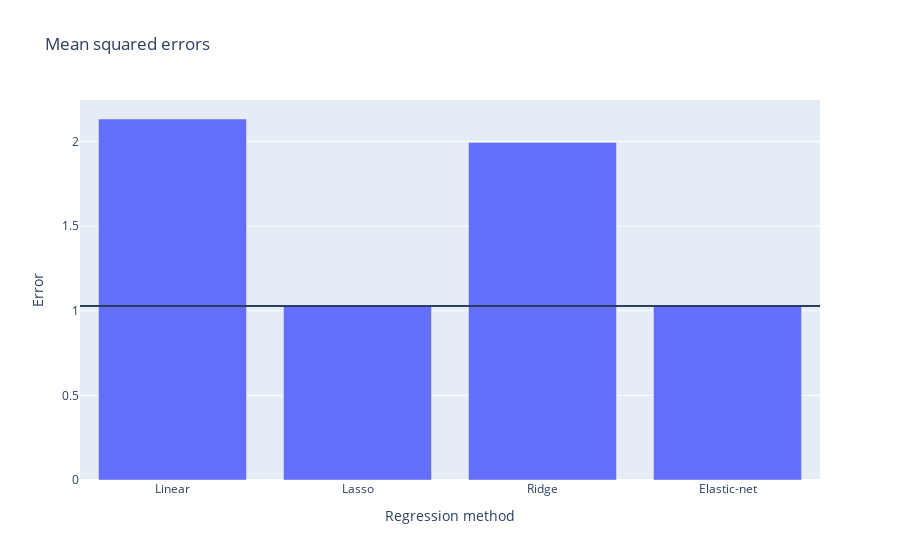

The notebook cell this image was saved under:
### Code cell
import plotly.express as px 
reg=Ridge(alpha=1.0,fit_intercept=False)
LinearR=LinearRegression(fit_intercept=False)
lassoR=Lasso(alpha=1.0,fit_intercept=False)
elastic=ElasticNet(alpha=1.0,l1_ratio=0.5,fit_intercept=False)

#linear regression
LinearR2=LinearR.fit(xtrain,ytrain)
Y_pred=LinearR2.predict(xtest)
LinearError=mean_squared_error(ytest,Y_pred,squared=True)
error1=np.subtract(ytest,Y_pred)**2
coeff1=LinearR2.coef_
#Ridge
RidgeR=reg.fit(xtrain,ytrain)
Y_predRidge=RidgeR.predict(xtest)
RidgeError=mean_squared_error(ytest,Y_predRidge,squared=True)
error2=np.subtract(ytest,Y_predRidge)**2
coeff2=RidgeR.coef_
#lasso
LassoR2=lassoR.fit(xtrain,ytrain)
Y_predLasso=LassoR2.predict(xtest)
LassoError=mean_squared_error(ytest,Y_predLasso,squared=True)
error3=np.subtract(ytest,Y_predLasso)**2
coeff3=LassoR2.coef_
#elastic-net
ElasticR=elastic.fit(xtrain,ytrain)
Y_predElastic=ElasticR.predict(xtest)
ElasticError=mean_squared_error(ytest,Y_predElastic,squared=True)
error4=np.subtract(ytest,Y_predElastic
                   )**2
coeffs4=ElasticR.coef_
fig = px.bar(x=["Linear","Lasso","Ridge","Elastic-net"], 
             y=[2.132421354,LassoError,RidgeError,ElasticError],
             title="Mean squared errors",
             labels={"y": "Error","x": "Regression method"})
fig.add_hline(y=min([LinearError,LassoError,RidgeError]))
fig.show()

### Figure 1 — Plotly figure (JSON) as saved in the notebook; plotly's stock layout.template omitted (floating-point values rounded to 4 significant figures)
{"data": [{"alignmentgroup": "True", "hovertemplate": "Regression method=%{x}<br>Error=%{y}<extra></extra>", "legendgroup": "", "marker": {"color": "#636efa", "pattern": {"shape": ""}}, "name": "", "offsetgroup": "", "orientation": "v", "showlegend": false, "textposition": "auto", "type": "bar", "x": ["Linear", "Lasso", "Ridge", "Elastic-net"], "xaxis": "x", "y": [2.132, 1.027, 1.994, 1.027], "yaxis": "y"}], "layout": {"barmode": "relative", "legend": {"tracegroupgap": 0}, "shapes": [{"type": "line", "x0": 0, "x1": 1, "xref": "x domain", "y0": 1.027, "y1": 1.027, "yref": "y"}], "title": {"text": "Mean squared errors"}, "xaxis": {"anchor": "y", "domain": [0, 1], "title": {"text": "Regression method"}}, "yaxis": {"anchor": "x", "domain": [0, 1], "title": {"text": "Error"}}}}
